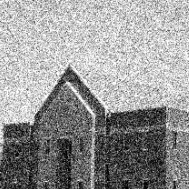
#> input picture resources/assets/exp7/703.png, 189 x 189 px
$ python '基于Otsu的图像分割.py'
#> lines starting #> are read from the running program, lines starting #| are printed output that depends on the picture; after the words box and inside, x2 and y2 are one past the last pixel; in counts of white or black regions, pixels touching at a corner belong together
import cv2
import numpy as np
from matplotlib import pyplot as plt
from skimage import data
from matplotlib import rcParams


# 支持汉字
rcParams['font.sans-serif'] = ['SimHei']


def otsu_threshold(image):
    """
    使用Otsu方法计算最佳阈值

    参数:
    image: 输入的单通道灰度图像

    返回:
    threshold: 最佳阈值
    binary_image: 二值化后的图像
    hist: 图像直方图
    """
    # 确保图像是单通道灰度图
    if len(image.shape) > 2:
        gray = cv2.cvtColor(image, cv2.COLOR_BGR2GRAY)
    else:
        gray = image.copy()

    # 计算直方图
    hist = cv2.calcHist([gray], [0], None, [256], [0, 256])
    hist_norm = hist.ravel() / hist.sum()

    # 计算累积分布函数和均值
    cdf = hist_norm.cumsum()
    mean = np.sum(np.arange(256) * hist_norm)

    # 初始化最大类间方差和最佳阈值
    max_variance = 0
    threshold = 0

    # 遍历所有可能的阈值(0-255)
    for t in range(256):
        # 计算前景和背景的概率
        w0 = cdf[t]
        w1 = 1 - w0

        if w0 == 0 or w1 == 0:
            continue

        # 计算前景和背景的均值
        mean0 = np.sum(np.arange(t + 1) * hist_norm[:t + 1]) / w0
        mean1 = np.sum(np.arange(t + 1, 256) * hist_norm[t + 1:]) / w1

        # 计算类间方差
        variance = w0 * w1 * (mean0 - mean1) ** 2

        # 更新最大方差和阈值
        if variance > max_variance:
            max_variance = variance
            threshold = t

    # 应用阈值进行二值化
    _, binary_image = cv2.threshold(gray, threshold, 255, cv2.THRESH_BINARY)

    return threshold, binary_image, hist


def main():
    # 图像路径
    image_path = '../resources/assets/exp7/703.png'
    # 读取图像
    image = cv2.imread(image_path)
#> image is the input picture: shape (189, 189, 3); min 0, max 255, mean 151.1
    if image is None:
        print("无法加载图像，请检查路径!")
        exit(1)

    # 转换为RGB
    image_rgb = cv2.cvtColor(image, cv2.COLOR_BGR2RGB)

    # 高斯滤波
    kernel_size = (5, 5)  # 高斯核大小
    sigma = 5.0  # 标准差
    blurred_image = cv2.GaussianBlur(image, kernel_size, sigma)
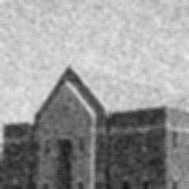
#> blurred_image: shape (189, 189, 3); min 19, max 234, mean 151.1
    blurred_image_rgb = cv2.cvtColor(blurred_image, cv2.COLOR_BGR2RGB)

    # 应用Otsu阈值分割 - 原图
    threshold_original, binary_image_original, hist_original = otsu_threshold(image)
#> in otsu_threshold, `hist = cv2.calcHist([gray], [0], None, [256], [0, 256])`: hist = 256 values, max 290 at index 212, min 19 at index 0, mean 139.5
#> in otsu_threshold, `hist_norm = hist.ravel() / hist.sum()`: hist_norm = 256 values, max 0.00812 at index 212, min 0.000532 at index 0, mean 0.00391
#> in otsu_threshold, `cdf = hist_norm.cumsum()`: cdf = 256 values from 0.000532 to 1
#> in otsu_threshold, `mean = np.sum(np.arange(256) * hist_norm)`: mean = 151.1
#> the loop in otsu_threshold, `for t in range(256):` made 256 passes
#> (w0, w1, mean0, mean1, variance, max_variance) on passes 1 to 12: (0.000532, 0.999, 0, 151.2, 12.15, 12.15), (0.0012, 0.999, 0.558, 151.3, 27.31, 27.31), (0.0019, 0.998, 1.09, 151.4, 42.91, 42.91), (0.00277, 0.997, 1.69, 151.5, 62.03, 62.03), (0.00364, 0.996, 2.24, 151.6, 80.92, 80.92), (0.00437, 0.996, 2.7, 151.7, 96.58, 96.58), (0.00493, 0.995, 3.07, 151.8, 108.5, 108.5), (0.00591, 0.994, 3.73, 152, 129, 129), (0.00677, 0.993, 4.27, 152.1, 147, 147), (0.00761, 0.992, 4.79, 152.2, 164.2, 164.2), (0.00829, 0.992, 5.22, 152.3, 177.8, 177.8), (0.00946, 0.991, 5.93, 152.5, 201.3, 201.3)
#> after the loop in otsu_threshold, `for t in range(256):`: max_variance = 3700.9; threshold = 138
#> in otsu_threshold, `_, binary_image = cv2.threshold(gray, threshold, 255, cv2.THRESH_BINARY)`:
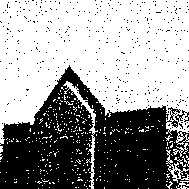
#> binary_image: shape (189, 189); 60% white; 367 black regions (364 under 20 px), largest, box (x1, y1, x2, y2) and area: (0, 65, 189, 189) 13786, (182, 182, 189, 189) 23, (174, 170, 179, 178) 22
#> threshold_original = 138; hist_original has the same summary as hist in otsu_threshold

    # 应用Otsu阈值分割 - 滤波后
    threshold_blurred, binary_image_blurred, hist_blurred = otsu_threshold(blurred_image)
#> in otsu_threshold (call 2), `hist = cv2.calcHist([gray], [0], None, [256], [0, 256])`: hist = 256 values, max 913 at index 203, min 0 at index 0, mean 139.5
#> in otsu_threshold (call 2), `hist_norm = hist.ravel() / hist.sum()`: hist_norm = 256 values, max 0.0256 at index 203, min 0 at index 0, mean 0.00391
#> in otsu_threshold (call 2), `cdf = hist_norm.cumsum()`: cdf = 256 values from 0 to 1
#> the loop in otsu_threshold (call 2), `for t in range(256):` made 256 passes
#> (w0, mean0, variance, max_variance) on passes 20, 21, 24, 25, 26, 27, 28: (5.6e-05, 19, 0.977, 0.977), (8.4e-05, 19.33, 1.46, 1.46), (0.000112, 20.25, 1.92, 1.92), (0.000168, 21.5, 2.82, 2.82), (0.000336, 23.25, 5.49, 5.49), (0.000364, 23.46, 5.93, 5.93), (0.00042, 23.93, 6.79, 6.79)
#> w0 on passes 1 to 6: 0, 0, 0, 0, 0, 0
#> in otsu_threshold (call 2), `_, binary_image = cv2.threshold(gray, threshold, 255, cv2.THRESH_BINARY)`:
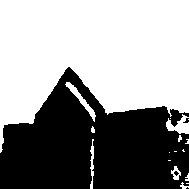
#> binary_image: shape (189, 189); 58% white; 4 black regions (3 under 20 px), largest, box (x1, y1, x2, y2) and area: (0, 67, 189, 189) 14973

    # 显示结果
    plt.figure(figsize=(18, 10))

    # 原始图像
    plt.subplot(231)
    plt.title('原始图像')
    plt.imshow(image_rgb)
    plt.axis('off')

    # 高斯滤波后图像
    plt.subplot(234)
    plt.title(f'高斯滤波后 (核大小={kernel_size}, σ={sigma})')
    plt.imshow(blurred_image_rgb)
    plt.axis('off')

    # 原始图像的Otsu分割
    plt.subplot(233)
    plt.title(f'原图Otsu分割 (阈值={threshold_original})')
    plt.imshow(binary_image_original, cmap='gray')
    plt.axis('off')

    # 滤波后图像的Otsu分割
    plt.subplot(236)
    plt.title(f'滤波后Otsu分割 (阈值={threshold_blurred})')
    plt.imshow(binary_image_blurred, cmap='gray')
    plt.axis('off')

    # 原始图像直方图
    plt.subplot(232)
    plt.title(f'原始图像直方图')
    plt.plot(hist_original, color='black')
    plt.axvline(x=threshold_original, color='r', linestyle='--', label=f'阈值={threshold_original}')
    plt.xlabel('像素值')
    plt.ylabel('像素数量')
    plt.legend()
    # plt.grid(True)

    # 滤波后图像直方图
    plt.subplot(235)
    plt.title(f'滤波后图像直方图')
    plt.plot(hist_blurred, color='black')
    plt.axvline(x=threshold_blurred, color='g', linestyle='--', label=f'阈值={threshold_blurred}')
    plt.xlabel('像素值')
    plt.ylabel('像素数量')
    plt.legend()
    # plt.grid(True)

    plt.tight_layout()
    plt.show()
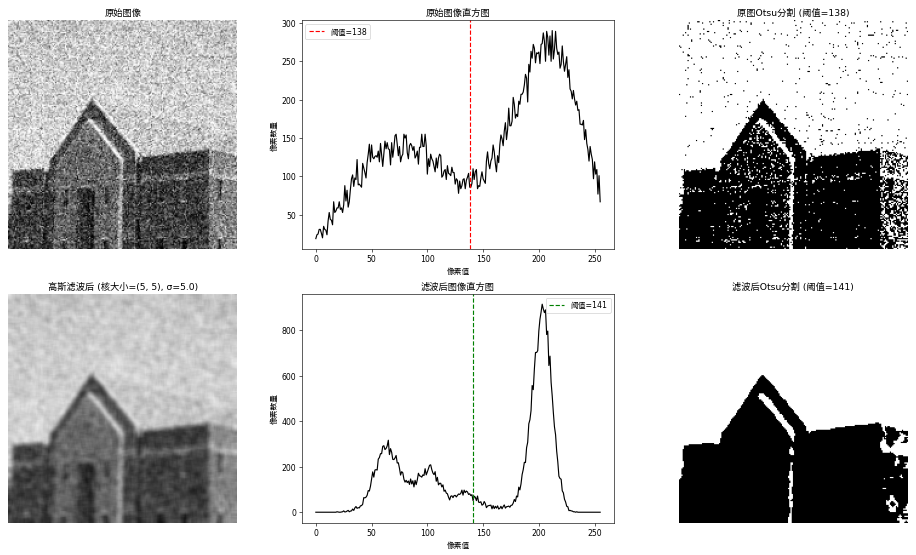
#> figure drawn by matplotlib, 6 panels; panel 5: curve peaks at x = 212, y = 290; panel 6: curve peaks at x = 203, y = 913


if __name__ == "__main__":
    main()

$ run again, with resources/assets/exp7/701.png copied over resources/assets/exp7/703.png
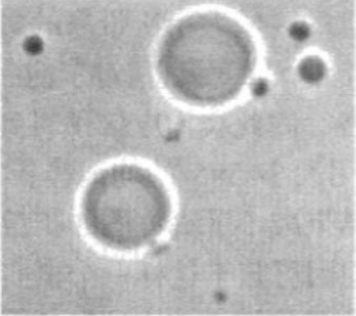
#> input picture resources/assets/exp7/701.png, 356 x 316 px
#> in main, image is the input picture: shape (316, 356, 3); min 59, max 255, mean 185.2
#> hist = 256 values, max 3708 at index 183, min 0 at index 0, mean 439.4
#> hist_norm = 256 values, max 0.033 at index 183, min 0 at index 0, mean 0.00391
#> cdf = 256 values from 0 to 1
#> mean = 185.2
#> the loop in otsu_threshold, `for t in range(256):` made 256 passes
#> (w0, w1, mean0, mean1, variance, max_variance) on passes 60 to 67: (1.78e-05, 1, 59, 185.2, 0.283, 0.283), (3.56e-05, 1, 59.5, 185.2, 0.562, 0.562), (6.22e-05, 1, 60.14, 185.2, 0.973, 0.973), (7.11e-05, 1, 60.38, 185.2, 1.11, 1.11), (0.000107, 1, 61.25, 185.2, 1.64, 1.64), (0.000124, 1, 61.64, 185.2, 1.9, 1.9), (0.000133, 1, 61.87, 185.2, 2.03, 2.03), (0.000169, 1, 62.74, 185.2, 2.53, 2.53)
#> after the loop in otsu_threshold, `for t in range(256):`: max_variance = 213.6; threshold = 202
#> in otsu_threshold, `_, binary_image = cv2.threshold(gray, threshold, 255, cv2.THRESH_BINARY)`:
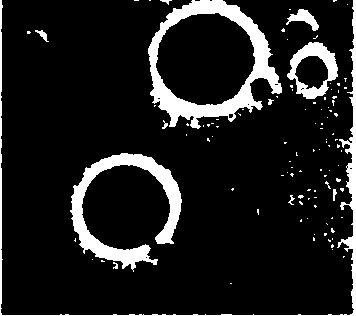
#> binary_image: shape (316, 356); 11.8% white; 106 white regions (94 under 20 px), largest, box (x1, y1, x2, y2) and area: (148, 0, 282, 129) 4830, (70, 153, 182, 272) 3728, (0, 0, 356, 316) 2560
#> hist_original has the same summary as hist in otsu_threshold
#> hist = 256 values, max 4031 at index 183, min 0 at index 0, mean 439.4
#> hist_norm = 256 values, max 0.0358 at index 183, min 0 at index 0, mean 0.00391
#> mean = 185.1
#> the loop in otsu_threshold (call 2), `for t in range(256):` made 256 passes
#> (w0, w1, mean0, mean1, variance, max_variance) on passes 66 to 73: (3.56e-05, 1, 65, 185.1, 0.513, 0.513), (8.89e-05, 1, 65.6, 185.1, 1.27, 1.27), (0.000124, 1, 66, 185.1, 1.77, 1.77), (0.000142, 1, 66.25, 185.1, 2.01, 2.01), (0.000169, 1, 66.68, 185.1, 2.37, 2.37), (0.000231, 1, 67.58, 185.1, 3.19, 3.19), (0.00024, 1, 67.7, 185.1, 3.31, 3.31), (0.000293, 1, 68.48, 185.1, 3.99, 3.99)
#> in otsu_threshold (call 2), `_, binary_image = cv2.threshold(gray, threshold, 255, cv2.THRESH_BINARY)`:
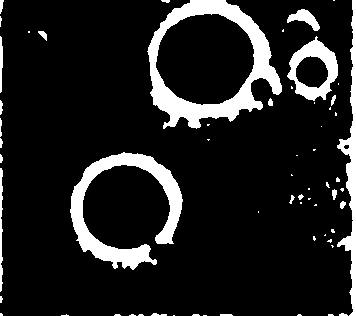
#> binary_image: shape (316, 356); 12.6% white; 62 white regions (39 under 20 px), largest, box (x1, y1, x2, y2) and area: (147, 0, 282, 129) 5317, (70, 152, 183, 270) 4061, (337, 0, 356, 316) 1880
